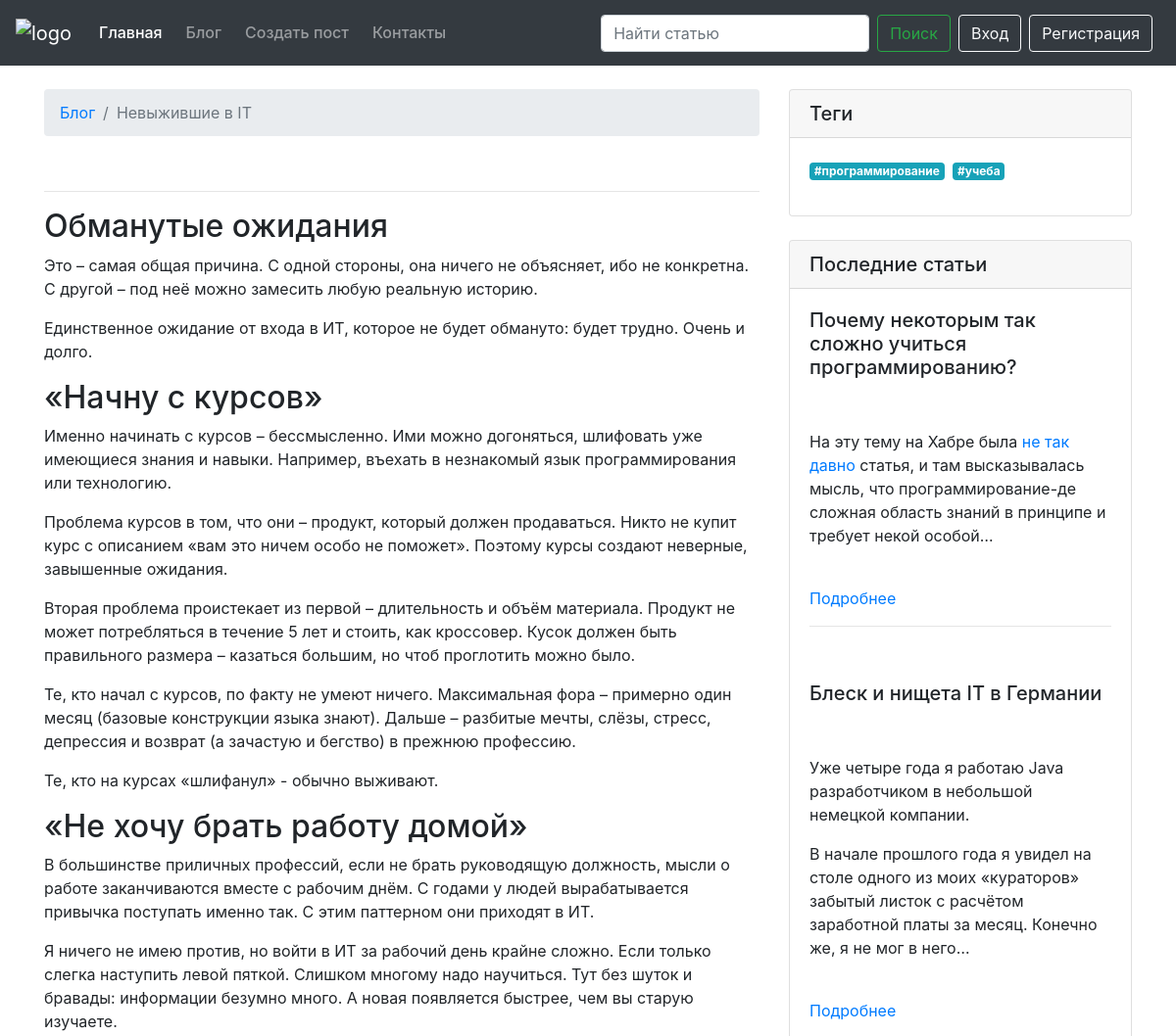
Before: /blog/post/post-2/ (upper part) with the older database file.
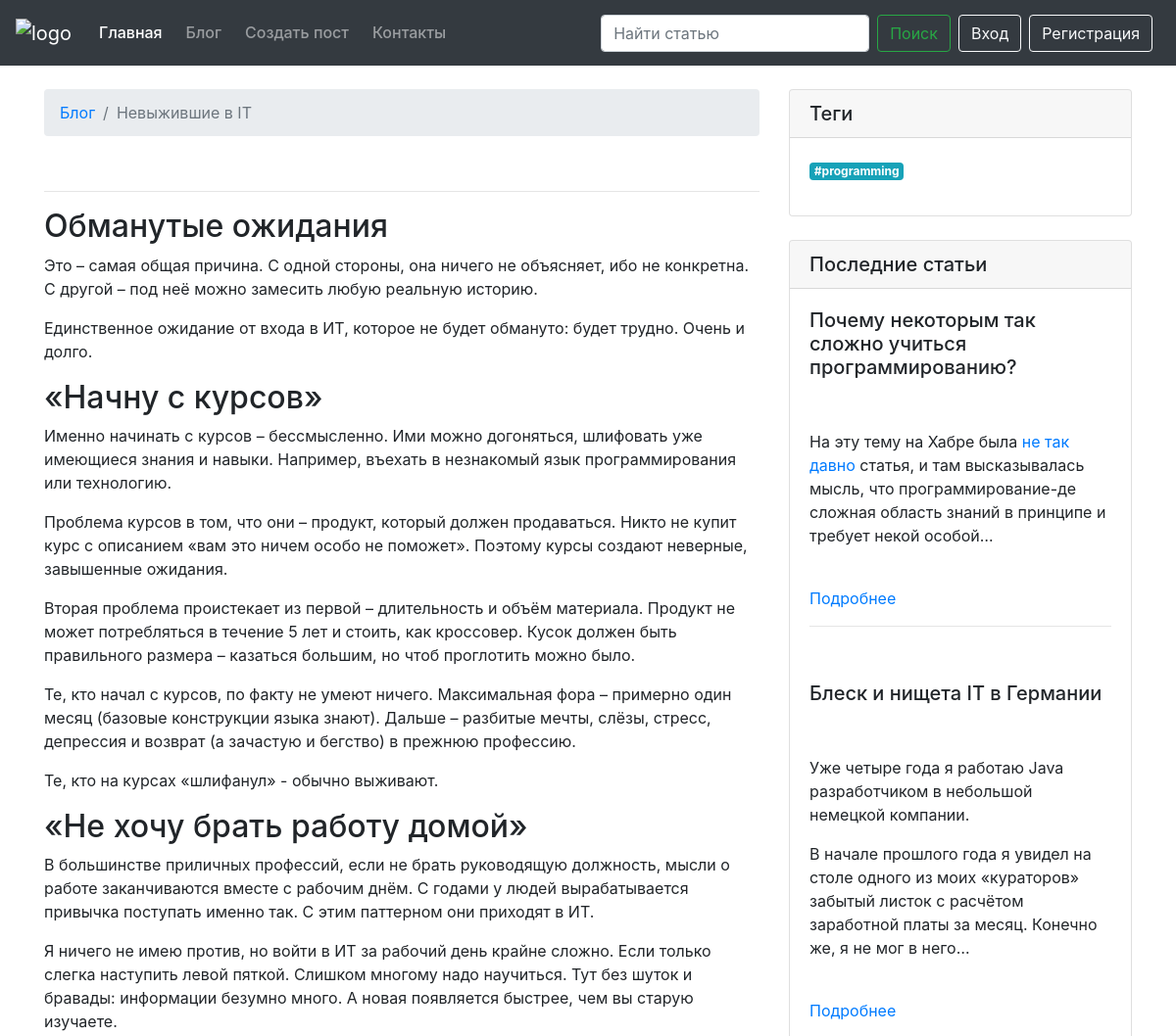
After: the same page with the newer database file.
### blog_app/models.py (models this page shows, shortened)
class PostModel(models.Model):
    heading = models.CharField(max_length=255, verbose_name="Заголовок")
    title = models.CharField(max_length=255, verbose_name="Название")
    image = models.ImageField(blank=True, null=True, verbose_name="Картинка")
    url = models.SlugField(verbose_name="Имя ссылки на ваш пост")
    description = RichTextUploadingField(verbose_name="Описание")
    content = RichTextUploadingField(verbose_name="Контент поста")
    author = models.ForeignKey(User, related_name="posts", on_delete=models.CASCADE, verbose_name="Автор")
    created_data = models.DateField(default=timezone.now, verbose_name="Дата создания")
    tag = TaggableManager()
    class Meta:
        db_table = "posts"
        verbose_name = "Пост"
        verbose_name_plural = "Посты"

### blog_app/views.py (the view, shortened to what this page needs)
# urls.py: path("post/<url>/", views.PostPageView.as_view(), name="blog_post"),
class PostPageView(View):
    @logger.catch
    def get(self, request, url):
        return render(
            request,
            "blog_app/post_page.html",
            context={
                'form': CommentForm(),
                "post": get_post_or_404(url=url),
                "last_posts": get_five_last_posts_in_posts_table(),
            },
        )

### blog_app/forms.py
class CommentForm(ModelForm):
    class Meta:
        model = CommentModel
        fields = ('text',)
        widgets = {
            'text': Textarea(attrs={
                'class': 'form-control',
                'rows': 3
            }),
        }
    def __init__(self, *args, **kwargs):
        super().__init__(*args, **kwargs)
        self.helper = FormHelper()
        self.helper.layout = Layout(
            'text',
            Submit(
                "submit",
                "Опубликовать",
                css_class="btn my-3 btn-primary btn-block",
            ),
        )

### blog_app/blog_services/models_services.py (called while the page is built)
def get_post_or_404(url: str):
    return get_object_or_404(PostModel, url=url)

def get_five_last_posts_in_posts_table():
    return PostModel.objects.all()[:5][::-1]

### blog_app/templates/blog_app/post_page.html (shortened to what this page needs)
{% extends 'base.html' %}
{% load static %}
{% block content_app %}
    <div class="container">
        <div class="row">
            <div class="col-lg-8">
                <nav aria-label="breadcrumb" class="mt-4">
                    <ol class="breadcrumb">
                        <li class="breadcrumb-item"><a href="{% url 'blog' %}">Блог</a></li>
                        <li class="breadcrumb-item active" aria-current="page">{{ post.heading }}</li>
                    </ol>
                </nav>
                <hr>
                <p class="lead">{{ post.content|safe }}</p>
            </div>
        {% include 'blog_app/post_page_aside.html' %}
        </div>
    </div>
{% endblock %}

### blog_app/templates/blog_app/post_page_aside.html
{% load static %}
<div class="col-md-4">
    <div class="card my-4">
        <h5 class="card-header">Теги</h5>
        <div class="card-body">
            <div class="row">
                <div class="col-lg-12">
                    {% for tag in post.tag.all %}
                        <a href="{% url "tag" tag|lower %}" class="mr-1 mb-3 badge badge-info">#{{ tag|lower }}</a>
                    {% endfor %}
                </div>
            </div>
        </div>
    </div>
    <div class="card my-4">
        <h5 class="card-header">Последние статьи</h5>
        {% for post in last_posts %}
            <div class="card-body">
                <h5 class="card-title">{{ post.title }}</h5>
                <img src="{% static "blog_app/media/" %}{{ post.image }}" alt="" class="card-img-top my-2"><br>
                <p>{{ post.description|safe|truncatechars:250 }}</p><br>
                <a href="{% url "blog_post" post.url %}" class="card-link">Подробнее</a>
                <hr>
            </div>
        {% endfor %}
    </div>
</div>

Changed rows visible on the page:
removed Tag: name "программирование"
removed Tag: name "учеба"
added Tag: name "programming"
